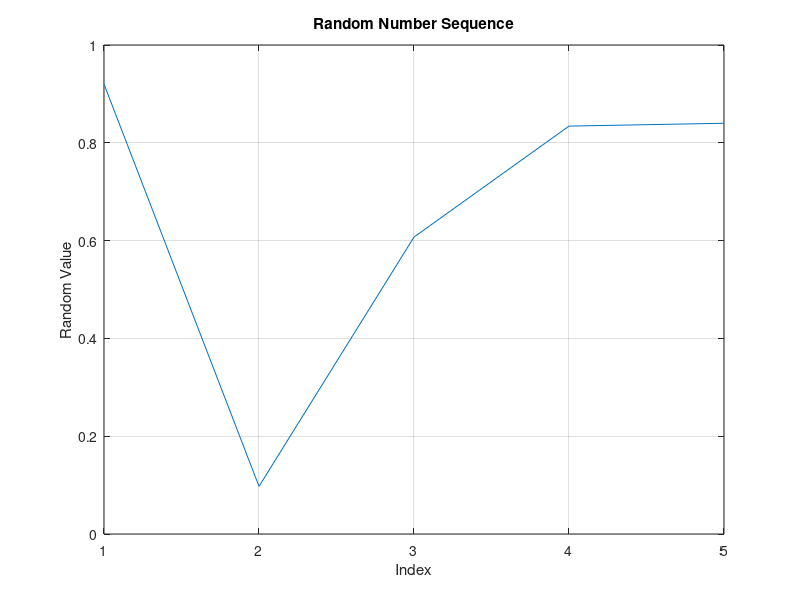

The MATLAB script that drew this image:
% Generate a sequence of random numbers
n=input("Enter a number: ");
random_numbers = rand(1, n);

% Plot the random numbers
plot(random_numbers);
xlabel('Index');
ylabel('Random Value');
title('Random Number Sequence');
grid on;
